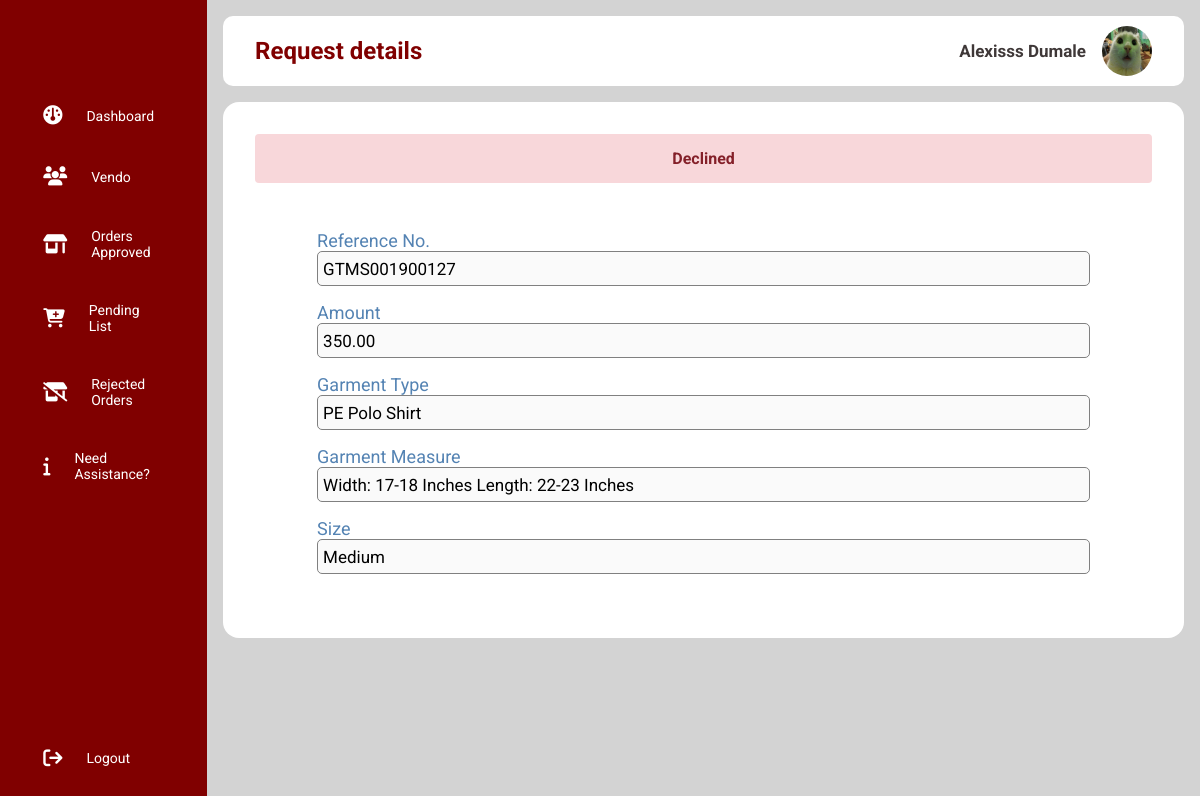
Screenshot of /admin/view_request.php?oid=61 (signed in) with the database file from the repository.
### tables this page shows
CREATE TABLE `orders` (
  `id` int(11) NOT NULL,
  `reference_no` varchar(15) NOT NULL,
  `student_id` varchar(20) NOT NULL,
  `amount` varchar(50) NOT NULL,
  `garment_type` varchar(50) NOT NULL,
  `garment_id` varchar(25) NOT NULL,
  `gender` varchar(10) NOT NULL,
  `notes` varchar(555) NOT NULL,
  `status` varchar(20) NOT NULL,
  `created` datetime NOT NULL DEFAULT current_timestamp(),
  `modified` timestamp NOT NULL DEFAULT current_timestamp()
);

CREATE TABLE `garment_sizes` (
  `id` int(11) NOT NULL,
  `size` varchar(10) NOT NULL,
  `gender` varchar(10) NOT NULL,
  `garment_type` varchar(50) NOT NULL,
  `garment_measure` varchar(255) NOT NULL,
  `created` timestamp NOT NULL DEFAULT current_timestamp()
);

### object/order.php (called while the page is built, shortened)
<?php
class Order {
    private $conn;
    private $table_name = "orders";
    public $id;
    public function __construct($db) {
        $this->conn = $db;
    }
    public function readOne() {
        $query = "SELECT student_id, reference_no, amount, garment_type, garment_id, gender, notes, status, created
                    FROM
                    " . $this->table_name . "
                    WHERE
                    id = ?
                    LIMIT 0,1";
        $stmt = $this->conn->prepare($query);
        $stmt->bindParam(1, $this->id);
        $stmt->execute();
        $row = $stmt->fetch(PDO::FETCH_ASSOC);
        $this->reference_no = $row['reference_no'];
        $this->amount = $row['amount'];
        $this->garment_type = $row['garment_type'];
        $this->garment_id = $row['garment_id'];
        $this->status = $row['status'];
    }
}
?>

### object/garment_size.php (called while the page is built, shortened)
<?php
class Garmentsize{
    private $conn;
    private $table_name = "garment_sizes";
    public $id;
    public function __construct($db){
        $this->conn = $db;
    }
    function readGarmentmeasure(){
        $query = "SELECT garment_measure, size FROM " . $this->table_name . " WHERE id = ? LIMIT 0,1";
        $stmt = $this->conn->prepare($query);
        $stmt->bindParam(1, $this->id);
        $stmt->execute();
        $row = $stmt->fetch(PDO::FETCH_ASSOC);
        if ($row) {
            $this->garment_measure = $row['garment_measure'];
            $this->size = $row['size'];
            return true;
        } else {
            return false;
        }
    }
}
?>

### admin/view_request.php (the view, shortened to what this page needs)
<?php
$id = isset($_GET['oid']) ? $_GET['oid'] : die('Error: ID not Found');
include_once '../object/order.php';
include_once '../object/garment_size.php';
$database = new Database();
$db = $database->getConnection();
$order = new Order($db);
$garment_size = new Garmentsize($db);
$order->id = $id;
$order->readOne();
$garment_id = $order->garment_id;
$garment_size->id = $garment_id;
$garment_size->readGarmentmeasure();
include_once 'sidebar.php';
include_once 'layout_head.php'; ?>
    <?php
        if ($order->status == "Declined") {
            echo "<div class='status-message-declined'>";
                echo $order->status;
            echo "</div>";
        }elseif($order->status == "Approved"){
            echo "<div class='status-message-approved'>";
                echo $order->status;
            echo "</div>";
        }elseif($order->status == "Updated"){
            echo "<div class='status-message-updated'>";
                echo $order->status;
            echo "</div>";
        }
        else{
            echo "<div class='status-message-pending'>";
                echo $order->status;
            echo "</div>";
        }
    ?>
<div class="panel_container" id="profile-container">
    <div class="panel_wrapper">
        <div class="input_container">
            <label>Reference No.</label>
            <input type="text" value="<?php echo $order->reference_no; ?>" disabled>
        </div>
        <div class="input_container">
            <label>Amount</label>
            <input type="text" value="<?php echo $order->amount; ?>" disabled>
        </div>
        <div class="input_container">
            <label>Garment Type</label>
            <input type="text" value="<?php echo $order->garment_type; ?>" disabled>
        </div>
        <div class="input_container">
            <label>Garment Measure</label>
            <?php
                if ($order->garment_id != "Not set") {
                    $garment_size->id = $order->garment_id;
                    $garment_size->readGarmentmeasure();
                    echo "<input type='text' value='{$garment_size->garment_measure}' disabled>";
                } else {
                    echo "<input type='text' value='Size is not set' disabled>";
                }
                ?>
            </div>
            <div class="input_container">
                <label>Size</label>
            <?php
                $garment_size->id = $order->garment_id;
                $garment_size->readGarmentmeasure();
                echo "<input type='text' value='{$garment_size->size}' disabled>";
            ?>
            </div>
        </div>
    </div>
</div>
<?php include_once 'layout_foot.php'; ?>

### libs/css/admin-style.css (style rules this page uses)
* { margin: 0; padding: 0; border: none; outline: none; box-sizing: border-box; font-family: Roboto; }
body { display: flex; }
.panel_container { background: white; padding: 2rem; border-radius: 10px; }
.panel_wrapper { display: flex; flex-wrap: wrap; gap: 1rem; }
.input_container { width: 100%; display: flex; flex-direction: column; margin: 0 30px;; }
.input_container label { color: #5483b3; font-size: 18px; }
.input_container input { height: 35px; border: 1.5px solid gray; border-radius: 5px; color: black; font-size: 17px; padding: 5px; }
.status-message-declined { color: #842029; background-color: #f8d7da; border-color: #f5c2c7; border-radius: .25rem; padding: 15px; margin-bottom: 15px; text-align: center; font-weight: bold; }
.input_container input { height: 35px; border: 1.5px solid gray; border-radius: 5px; color: black; font-size: 17px; padding: 5px; text-transform: capitalize; }

### rows the page displays
orders: status "Declined", reference_no "GTMS001900127", amount "350.00", garment_type "PE Polo Shirt"
garment_sizes: garment_measure "Width: 17-18 inches Length: 22-23 inches", size "medium"

### other values shown
$page_title "Request details"
$_SESSION['firstname'] "Alexisss"
$_SESSION['lastname'] "Dumale"
